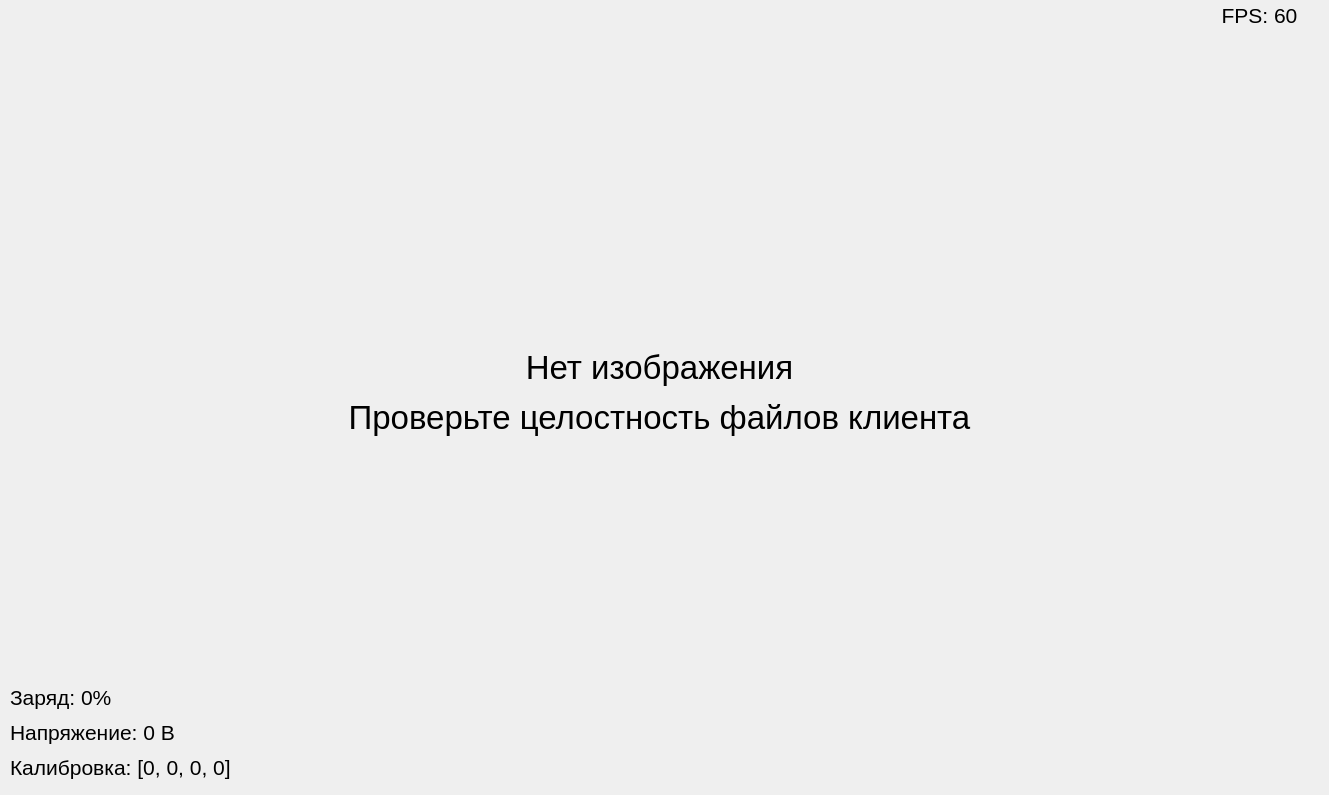
    <widget class="QWidget" name="MainTab">
     <property name="enabled">
      <bool>true</bool>
     </property>
     <property name="mouseTracking">
      <bool>true</bool>
     </property>
     <property name="accessibleName">
      <string/>
     </property>
     <property name="autoFillBackground">
      <bool>false</bool>
     </property>
     <attribute name="icon">
      <iconset>
       <normaloff>../../../Icon.png</normaloff>../../../Icon.png</iconset>
     </attribute>
     <attribute name="title">
      <string/>
     </attribute>
     <attribute name="toolTip">
      <string>Камера</string>
     </attribute>
     <widget class="QLabel" name="CameraLabel">
      <property name="geometry">
       <rect>
        <x>0</x>
        <y>0</y>
        <width>1319</width>
        <height>786</height>
       </rect>
      </property>
      <property name="font">
       <font>
        <family>Arial</family>
        <pointsize>25</pointsize>
        <weight>50</weight>
        <bold>false</bold>
        <kerning>true</kerning>
       </font>
      </property>
      <property name="mouseTracking">
       <bool>true</bool>
      </property>
      <property name="text">
       <string>&lt;html&gt;&lt;head/&gt;&lt;body&gt;&lt;p&gt;Нет изображения&lt;/p&gt;&lt;p&gt;Проверьте целостность файлов клиента&lt;/p&gt;&lt;/body&gt;&lt;/html&gt;</string>
      </property>
      <property name="textFormat">
       <enum>Qt::RichText</enum>
      </property>
      <property name="scaledContents">
       <bool>true</bool>
      </property>
      <property name="alignment">
       <set>Qt::AlignCenter</set>
      </property>
      <property name="wordWrap">
       <bool>true</bool>
      </property>
     </widget>
     <widget class="QPushButton" name="VideoStreamButton">
      <property name="geometry">
       <rect>
        <x>650</x>
        <y>740</y>
        <width>32</width>
        <height>32</height>
       </rect>
      </property>
      <property name="sizePolicy">
       <sizepolicy hsizetype="Minimum" vsizetype="Expanding">
        <horstretch>0</horstretch>
        <verstretch>0</verstretch>
       </sizepolicy>
      </property>
      <property name="font">
       <font>
        <family>Arial</family>
        <pointsize>10</pointsize>
        <weight>50</weight>
        <bold>false</bold>
        <kerning>true</kerning>
       </font>
      </property>
      <property name="mouseTracking">
       <bool>false</bool>
      </property>
      <property name="autoFillBackground">
       <bool>false</bool>
      </property>
      <property name="text">
       <string/>
      </property>
      <property name="icon">
       <iconset>
        <normaloff>../CLionProjects/client/src/MainWindow/play-button-arrowhead.png</normaloff>../CLionProjects/client/src/MainWindow/play-button-arrowhead.png</iconset>
      </property>
      <property name="iconSize">
       <size>
        <width>32</width>
        <height>32</height>
       </size>
      </property>
      <property name="flat">
       <bool>true</bool>
      </property>
     </widget>
     <widget class="QPushButton" name="ScreenshotButton">
      <property name="geometry">
       <rect>
        <x>670</x>
        <y>740</y>
        <width>32</width>
        <height>32</height>
       </rect>
      </property>
      <property name="sizePolicy">
       <sizepolicy hsizetype="Minimum" vsizetype="Expanding">
        <horstretch>0</horstretch>
        <verstretch>0</verstretch>
       </sizepolicy>
      </property>
      <property name="font">
       <font>
        <family>Arial</family>
        <pointsize>10</pointsize>
        <weight>50</weight>
        <bold>false</bold>
        <kerning>true</kerning>
       </font>
      </property>
      <property name="mouseTracking">
       <bool>false</bool>
      </property>
      <property name="autoFillBackground">
       <bool>false</bool>
      </property>
      <property name="text">
       <string/>
      </property>
      <property name="icon">
       <iconset>
        <normaloff>../CLionProjects/client/src/MainWindow/play-button-arrowhead.png</normaloff>../CLionProjects/client/src/MainWindow/play-button-arrowhead.png</iconset>
      </property>
      <property name="iconSize">
       <size>
        <width>32</width>
        <height>32</height>
       </size>
      </property>
      <property name="flat">
       <bool>true</bool>
      </property>
     </widget>
     <widget class="QPushButton" name="VideoCaptureButton">
      <property name="geometry">
       <rect>
        <x>800</x>
        <y>740</y>
        <width>32</width>
        <height>32</height>
       </rect>
      </property>
      <property name="sizePolicy">
       <sizepolicy hsizetype="Minimum" vsizetype="Expanding">
        <horstretch>0</horstretch>
        <verstretch>0</verstretch>
       </sizepolicy>
      </property>
      <property name="font">
       <font>
        <family>Arial</family>
        <pointsize>10</pointsize>
        <weight>50</weight>
        <bold>false</bold>
        <kerning>true</kerning>
       </font>
      </property>
      <property name="mouseTracking">
       <bool>false</bool>
      </property>
      <property name="autoFillBackground">
       <bool>false</bool>
      </property>
      <property name="text">
       <string/>
      </property>
      <property name="icon">
       <iconset>
        <normaloff>../CLionProjects/client/src/MainWindow/play-button-arrowhead.png</normaloff>../CLionProjects/client/src/MainWindow/play-button-arrowhead.png</iconset>
      </property>
      <property name="iconSize">
       <size>
        <width>32</width>
        <height>32</height>
       </size>
      </property>
      <property name="flat">
       <bool>true</bool>
      </property>
     </widget>
     <widget class="QLabel" name="RollLabel">
      <property name="geometry">
       <rect>
        <x>290</x>
        <y>30</y>
        <width>610</width>
        <height>720</height>
       </rect>
      </property>
      <property name="frameShape">
       <enum>QFrame::NoFrame</enum>
      </property>
      <property name="text">
       <string/>
      </property>
      <property name="alignment">
       <set>Qt::AlignCenter</set>
      </property>
     </widget>
     <widget class="QLabel" name="CompassLabel">
      <property name="geometry">
       <rect>
        <x>1010</x>
        <y>480</y>
        <width>300</width>
        <height>300</height>
       </rect>
      </property>
      <property name="frameShape">
       <enum>QFrame::NoFrame</enum>
      </property>
      <property name="text">
       <string/>
      </property>
      <property name="alignment">
       <set>Qt::AlignCenter</set>
      </property>
     </widget>
     <widget class="QLabel" name="PitchLabel">
      <property name="geometry">
       <rect>
        <x>160</x>
        <y>70</y>
        <width>130</width>
        <height>640</height>
       </rect>
      </property>
      <property name="frameShape">
       <enum>QFrame::NoFrame</enum>
      </property>
      <property name="text">
       <string/>
      </property>
      <property name="alignment">
       <set>Qt::AlignCenter</set>
      </property>
     </widget>
     <widget class="QLabel" name="DepthLabel">
      <property name="geometry">
       <rect>
        <x>900</x>
        <y>70</y>
        <width>130</width>
        <height>640</height>
       </rect>
      </property>
      <property name="frameShape">
       <enum>QFrame::NoFrame</enum>
      </property>
      <property name="text">
       <string/>
      </property>
      <property name="alignment">
       <set>Qt::AlignCenter</set>
      </property>
     </widget>
     <widget class="QLabel" name="FPSLabel">
      <property name="geometry">
       <rect>
        <x>1199</x>
        <y>0</y>
        <width>121</width>
        <height>30</height>
       </rect>
      </property>
      <property name="font">
       <font>
        <family>Arial</family>
        <pointsize>16</pointsize>
        <weight>50</weight>
        <bold>false</bold>
        <kerning>true</kerning>
       </font>
      </property>
      <property name="frameShape">
       <enum>QFrame::NoFrame</enum>
      </property>
      <property name="text">
       <string>FPS: 60</string>
      </property>
      <property name="scaledContents">
       <bool>false</bool>
      </property>
      <property name="alignment">
       <set>Qt::AlignCenter</set>
      </property>
     </widget>
     <widget class="QLabel" name="YawLabel">
      <property name="geometry">
       <rect>
        <x>275</x>
        <y>0</y>
        <width>640</width>
        <height>110</height>
       </rect>
      </property>
      <property name="frameShape">
       <enum>QFrame::NoFrame</enum>
      </property>
      <property name="text">
       <string/>
      </property>
      <property name="alignment">
       <set>Qt::AlignCenter</set>
      </property>
     </widget>
     <widget class="QLabel" name="VoltageLabel">
      <property name="geometry">
       <rect>
        <x>10</x>
        <y>715</y>
        <width>300</width>
        <height>35</height>
       </rect>
      </property>
      <property name="font">
       <font>
        <family>Arial</family>
        <pointsize>16</pointsize>
        <weight>50</weight>
        <bold>false</bold>
        <kerning>true</kerning>
       </font>
      </property>
      <property name="frameShape">
       <enum>QFrame::NoFrame</enum>
      </property>
      <property name="text">
       <string>Напряжение: 0 В</string>
      </property>
      <property name="scaledContents">
       <bool>false</bool>
      </property>
      <property name="alignment">
       <set>Qt::AlignLeading|Qt::AlignLeft|Qt::AlignVCenter</set>
      </property>
     </widget>
     <widget class="QLabel" name="CalibrationLabel">
      <property name="geometry">
       <rect>
        <x>10</x>
        <y>750</y>
        <width>300</width>
        <height>35</height>
       </rect>
      </property>
      <property name="font">
       <font>
        <family>Arial</family>
        <pointsize>16</pointsize>
        <weight>50</weight>
        <bold>false</bold>
        <kerning>true</kerning>
       </font>
      </property>
      <property name="frameShape">
       <enum>QFrame::NoFrame</enum>
      </property>
      <property name="text">
       <string>Калибровка: [0, 0, 0, 0]</string>
      </property>
      <property name="scaledContents">
       <bool>false</bool>
      </property>
      <property name="alignment">
       <set>Qt::AlignLeading|Qt::AlignLeft|Qt::AlignVCenter</set>
      </property>
     </widget>
     <widget class="QLabel" name="ChargeLabel">
      <property name="geometry">
       <rect>
        <x>10</x>
        <y>680</y>
        <width>300</width>
        <height>35</height>
       </rect>
      </property>
      <property name="font">
       <font>
        <family>Arial</family>
        <pointsize>16</pointsize>
        <weight>50</weight>
        <bold>false</bold>
        <kerning>true</kerning>
       </font>
      </property>
      <property name="frameShape">
       <enum>QFrame::NoFrame</enum>
      </property>
      <property name="text">
       <string>Заряд: 0%</string>
      </property>
      <property name="scaledContents">
       <bool>false</bool>
      </property>
      <property name="alignment">
       <set>Qt::AlignLeading|Qt::AlignLeft|Qt::AlignVCenter</set>
      </property>
     </widget>
     <zorder>CameraLabel</zorder>
     <zorder>VideoStreamButton</zorder>
     <zorder>ScreenshotButton</zorder>
     <zorder>VideoCaptureButton</zorder>
     <zorder>CompassLabel</zorder>
     <zorder>PitchLabel</zorder>
     <zorder>DepthLabel</zorder>
     <zorder>RollLabel</zorder>
     <zorder>FPSLabel</zorder>
     <zorder>YawLabel</zorder>
     <zorder>VoltageLabel</zorder>
     <zorder>CalibrationLabel</zorder>
     <zorder>ChargeLabel</zorder>
    </widget>
